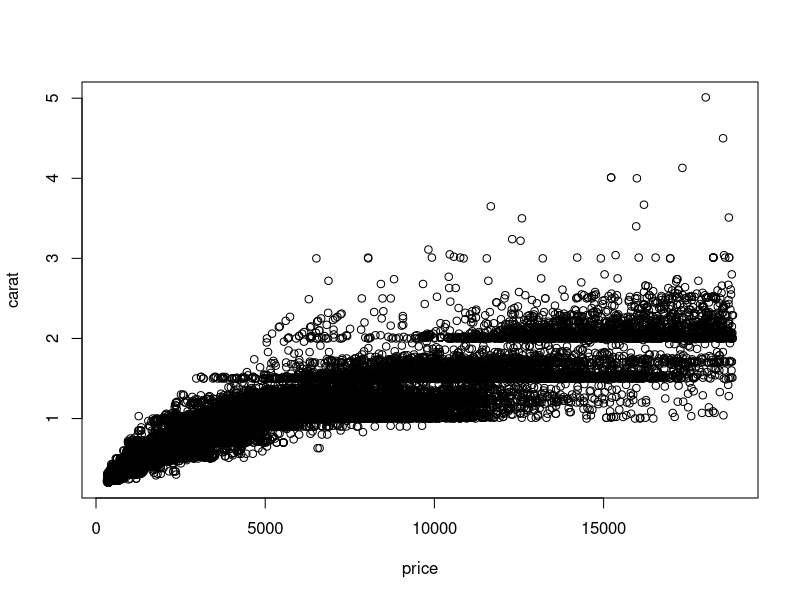
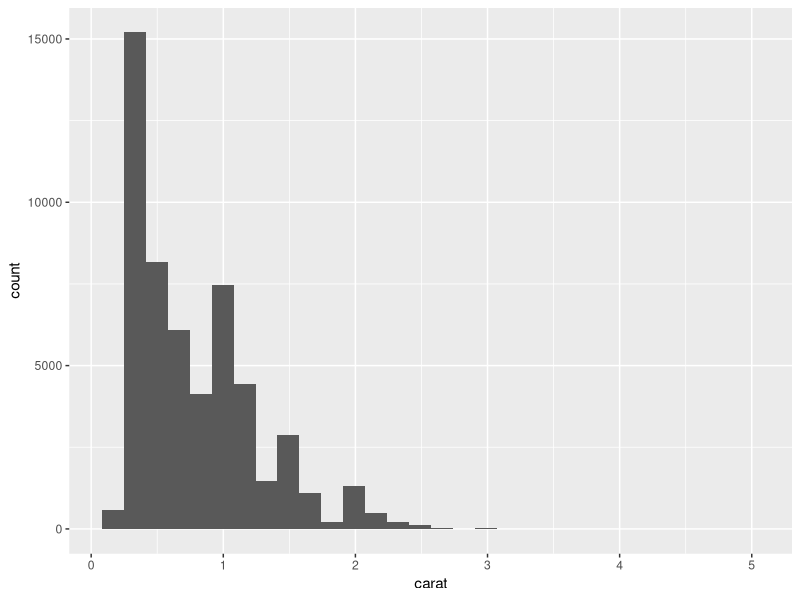
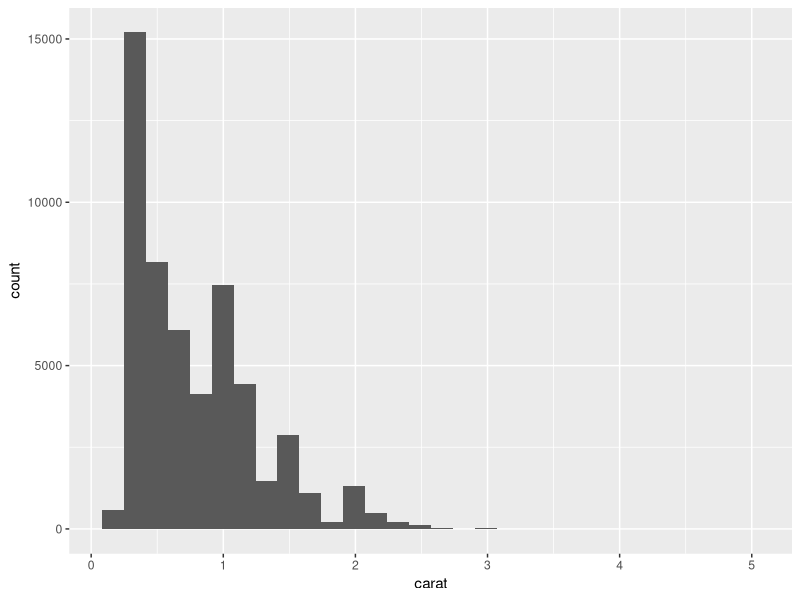
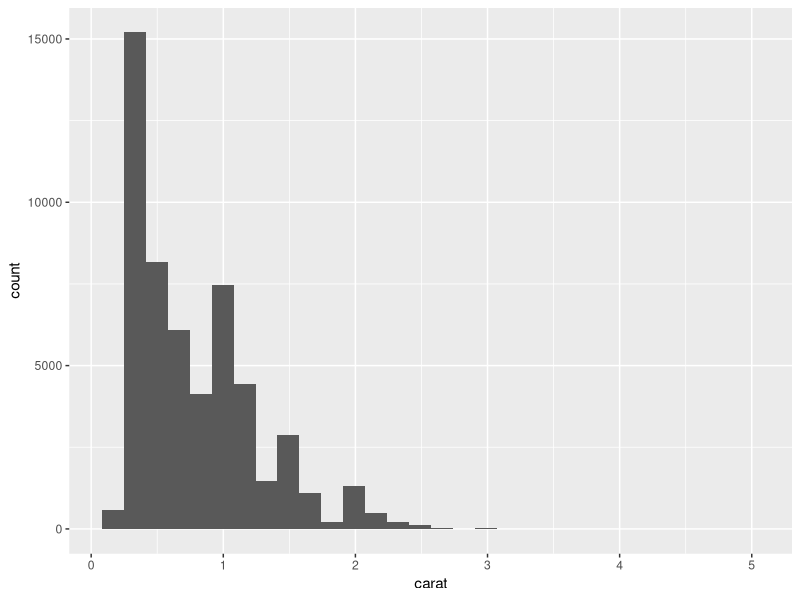
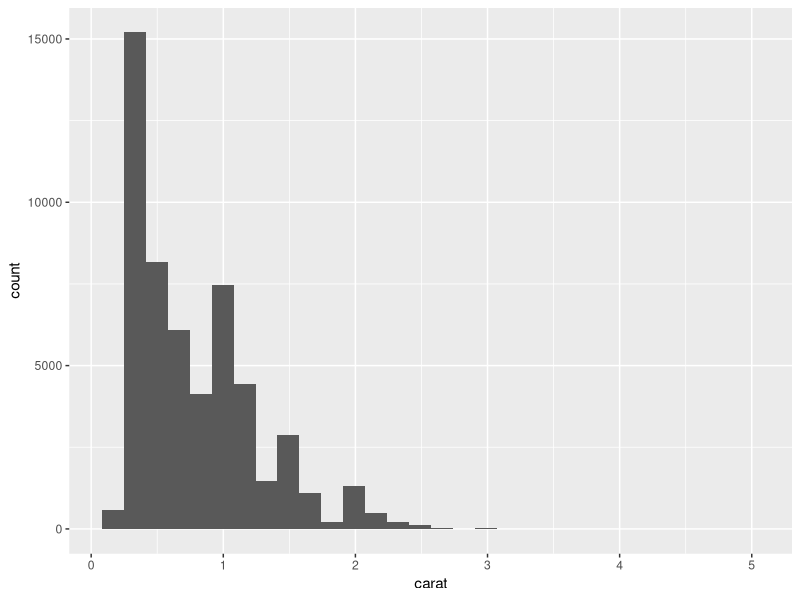

Write R code to recreate these figures, in order.
## ---- chunk 1
library(ggplot2)
data(diamonds)
summary(diamonds)
## ---- chunk 2
plot(carat ~ price, data = diamonds)
## ---- chunk 3
ggplot(diamonds, aes(x = carat)) +
  geom_histogram()
## ---- chunk 4
ggplot(diamonds, aes(x = carat)) +
  geom_histogram()
## ---- chunk 5
ggplot(diamonds, aes(x = carat)) +
  geom_histogram()
## ---- chunk 6
ggplot(diamonds, aes(x = carat)) +
  geom_histogram()
## ---- chunk 7
library(knitr)
agg = aggregate(price ~ clarity + color, diamonds, mean)
kable(xtabs(price ~ ., data = agg))
